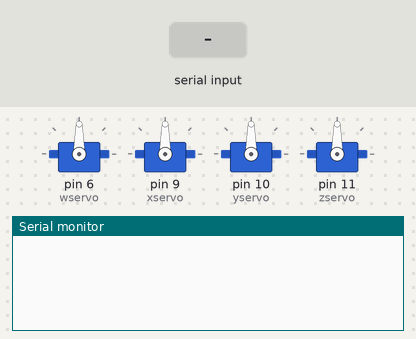
Simulated run of this sketch. Board: Arduino Uno, built with avr-gcc and run on an emulated ATmega328P. Shown: 4 × servo, the last lines printed to the serial monitor. The test bench sets the inputs (shaded band).

Above: at 1.2 s.
1.3 s: "w90\n" received over Serial
At 2.9 s:
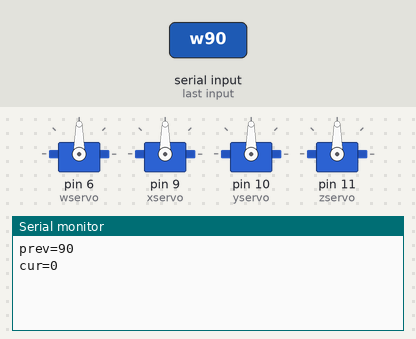
3.2 s: byte 115 ('s') received over Serial
At 3.9 s:
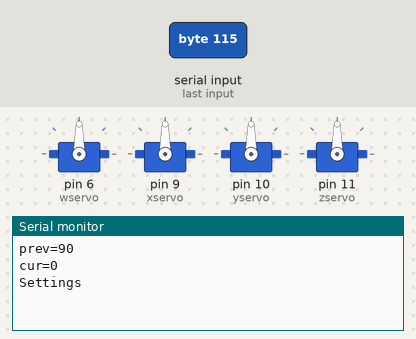

Measured:
- after the input at 1.3 s, the serial monitor: prints a new line after 0.47 s (image 1)
- after the input at 3.2 s, the serial monitor: prints a new line at once (image 2)

The sketch:

servocontrolnew.ino
```cpp
#include<Servo.h>

Servo xservo;
Servo yservo;
Servo zservo;
Servo wservo;

char ch;
int v=0,i=0,xcur=0,xprev=90,ycur=0,yprev=90,zcur=0,zprev=90,wcur=0,wprev=90;
int d=5; //delay

void setup() {
wservo.attach(6);
xservo.attach(9);
yservo.attach(10);
zservo.attach(11);
Serial.begin(9600);
wservo.write(90);
xservo.write(90);
yservo.write(90);
zservo.write(90);
}


void loop() {
  // put your main code here, to run repeatedly

  if(Serial.available()>0)
   {
    ch=Serial.read();
    switch(ch)
    {
      case '0':
      case '1':
      case '2':
      case '3':
      case '4':
      case '5':
      case '6':
      case '7':
      case '8':
      case '9':v=v*10+ch-'0';
               break;
      case 'w':wcur=v;
               wprev=Servowrite(wservo,wcur,wprev);
               break;
      case 'x':xcur=v;
               xprev=Servowrite(xservo,xcur,xprev);
               break;
      case 'y':ycur=v;
               yprev=Servowrite(yservo,ycur,yprev);
               break;
      case 'z':zcur=v;
               zprev=Servowrite(zservo,zcur,zprev);
               break;
         case 's':Serial.println("Settings");
      default:break;
    }
   }

}


int Servowrite(Servo s,int cur,int prev)
{
  if(prev<cur)
    { for(i=prev;i<=cur;i++)
        {s.write(i);
         delay(d);
         }
     }
   else if(cur<prev)
     { for(i=prev;i>=cur;i--)
         {s.write(i);
          delay(d);
         }
     }
     Serial.println();
     Serial.print("prev=");
     Serial.println(prev);
     Serial.print("cur=");
     Serial.println(cur);
     v=0;
     return cur;
}
```
